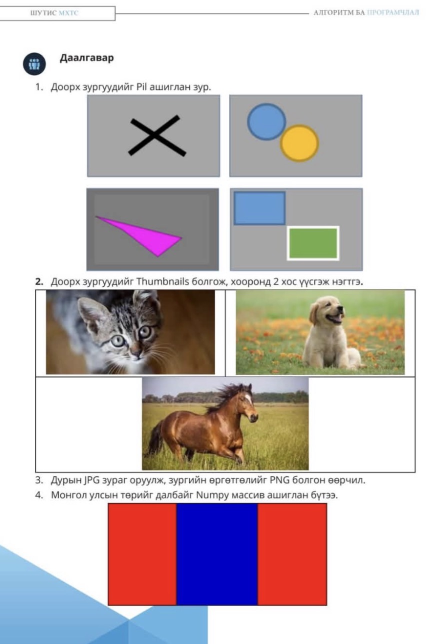
#> input picture task3_input/sample_input.jpg, 871 x 1288 px (shown at 1/2 size); its folder holds only this picture in this run
$ python task3_jpg_to_png.py --input task3_input/sample_input.jpg
#> lines starting #> are read from the running program, lines starting #| are printed output that depends on the picture
import argparse
from pathlib import Path
from PIL import Image

DEFAULT_INPUT_DIR = Path("task3_input")
DEFAULT_OUTPUT = Path("task3_converted.png")


def get_resample():
    if hasattr(Image, "Resampling"):
        return Image.Resampling.LANCZOS
    return Image.LANCZOS


def find_first_jpg(folder: Path) -> Path | None:
    if not folder.exists():
        return None
    candidates = sorted(
        p for p in folder.iterdir() if p.is_file() and p.suffix.lower() in {".jpg", ".jpeg"}
    )
    return candidates[0] if candidates else None


def convert_jpg_to_png(input_path: Path, output_path: Path, new_width: int) -> None:
#> called with new_width = 700
    with Image.open(input_path) as img:
#> img is the input picture: PIL image 871x1288 RGB; mean R, G, B 202.3, 193.2, 195.2
        rgb = img.convert("RGB")
        scale = new_width / rgb.width
#> scale = 0.804
        new_height = max(1, int(rgb.height * scale))
#> new_height = 1035
        resized = rgb.resize((new_width, new_height), resample=get_resample())
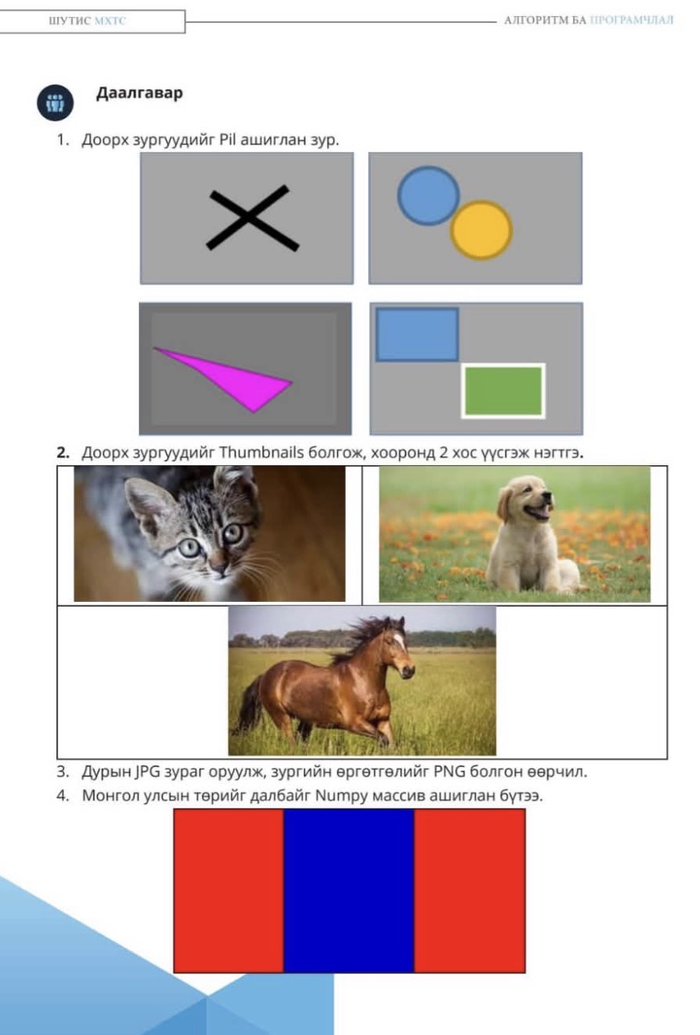
#> resized: PIL image 700x1035 RGB; mean R, G, B 202.3, 193.2, 195.2
        resized.save(output_path, format="PNG")


def main() -> None:
    parser = argparse.ArgumentParser(description="Convert JPG/JPEG to PNG and resize width.")
    parser.add_argument("--input", type=str, default="", help="Path to input JPG/JPEG file")
    parser.add_argument("--output", type=str, default=str(DEFAULT_OUTPUT), help="Path to output PNG file")
    parser.add_argument("--width", type=int, default=700, help="New width in pixels")
    args = parser.parse_args()

    if args.width <= 0:
        raise ValueError("--width must be a positive integer")

    input_path = Path(args.input) if args.input else find_first_jpg(DEFAULT_INPUT_DIR)
    if input_path is None or not input_path.exists():
        raise FileNotFoundError(
            "Input JPG not found. Put a .jpg/.jpeg file into task3_input/ or pass --input <path>."
        )

    output_path = Path(args.output)
    output_path.parent.mkdir(parents=True, exist_ok=True)

    convert_jpg_to_png(input_path, output_path, args.width)

    print(f"Input:  {input_path}")
    print(f"Output: {output_path}")
    print(f"Width:  {args.width}")


if __name__ == "__main__":
    main()
